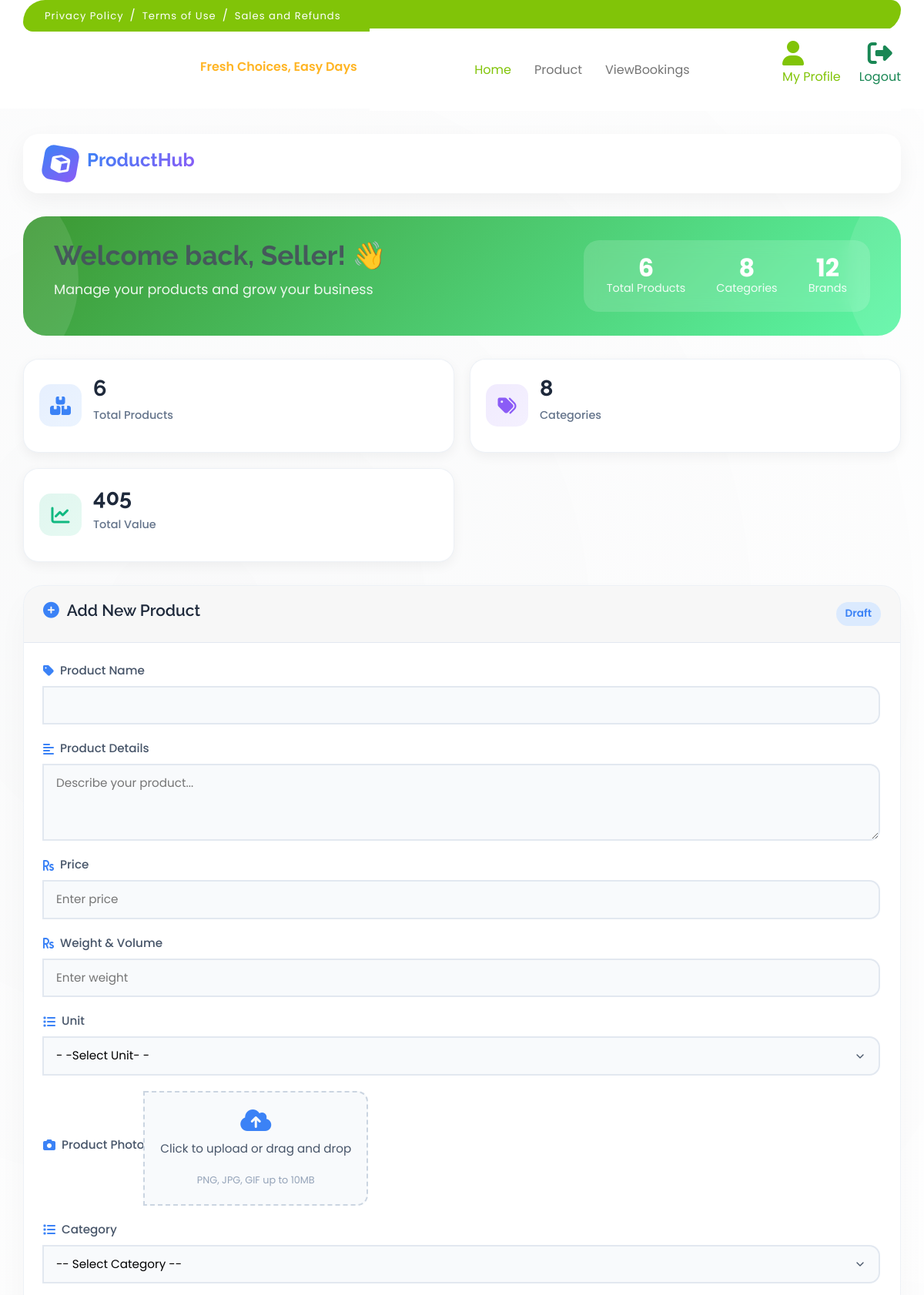
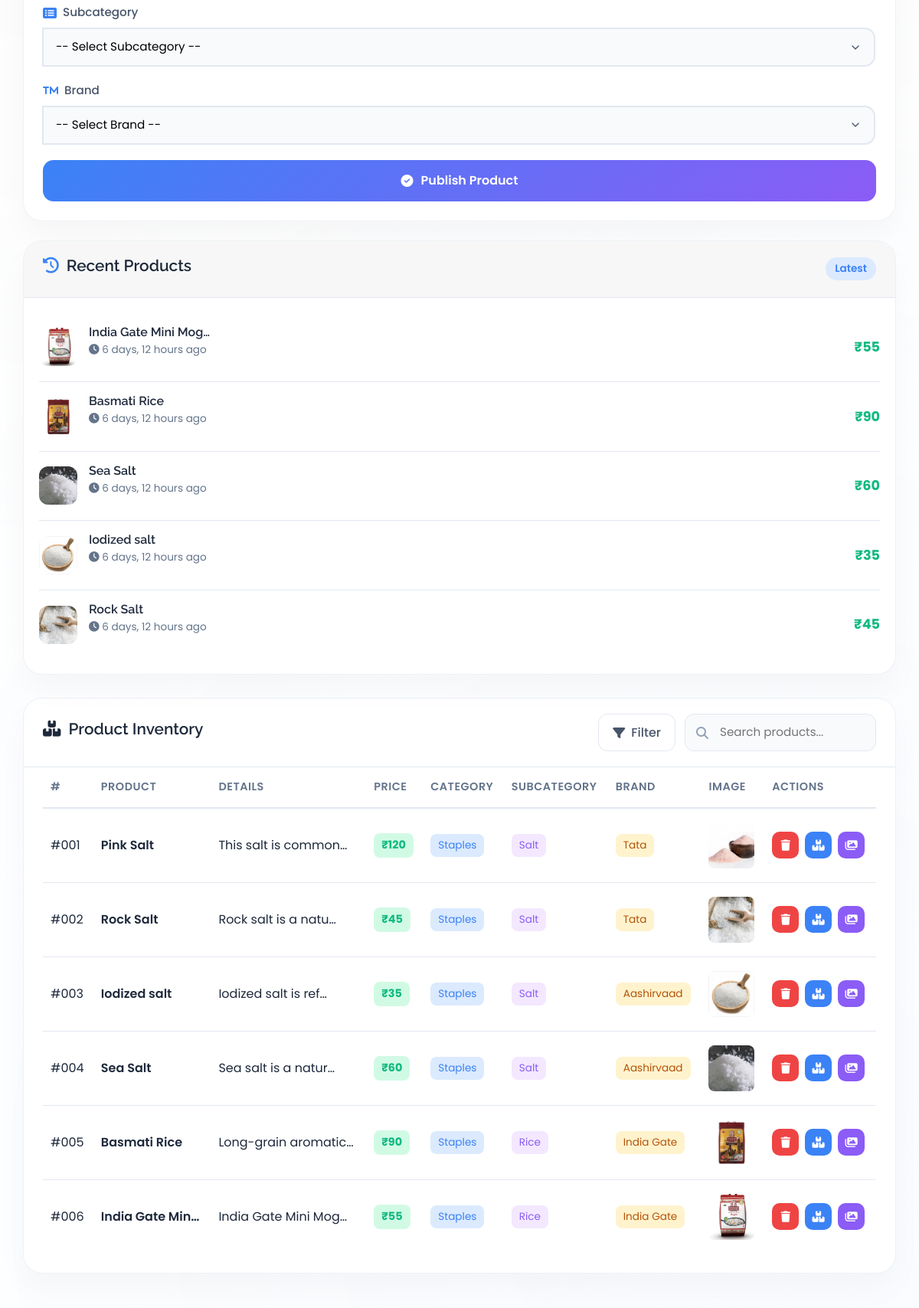
The page /Seller/Product/ (signed in, upper part) on the database its author committed (2 pictures, top to bottom).
### Seller/models.py (models this page shows)
class tbl_product(models.Model):
    UNIT= [
    ('kg', 'Kilogram'),   # weight
    ('g', 'Gram'),        # weight
    ('l', 'Litre'),       # volume
    ('ml', 'Millilitre'), # volume
]
    product_name=models.CharField(max_length=50)
    product_details=models.CharField(max_length=60)
    product_price=models.IntegerField(max_length=50)
    product_photo=models.FileField(upload_to ='Assets/ProductDocs')
    product_weight = models.IntegerField(null=True)
    weight_unit = models.CharField(max_length=10, choices=UNIT,null=True,blank=True)
    subcategory=models.ForeignKey(tbl_subcategory,on_delete=models.CASCADE)
    brand=models.ForeignKey(tbl_brand,on_delete=models.CASCADE)
    seller=models.ForeignKey(tbl_seller,on_delete=models.CASCADE)
    created_at = models.DateTimeField(auto_now_add=True, null=True, blank=True)

### Admin/models.py (models this page shows)
class tbl_subcategory(models.Model):
    subcategory_name=models.CharField(max_length=50)
    category=models.ForeignKey(tbl_category,on_delete=models.CASCADE)

class tbl_category(models.Model):
    category_name=models.CharField(max_length=50)

class tbl_brand(models.Model):
    brand_name=models.CharField(max_length=50)

### Seller/views.py (the view)
# urls.py: path('Product/',views.Product,name="Product"),
def Product(request):
        sellerdata=tbl_seller.objects.get(id=request.session['sid'])
        subcategorydata=tbl_subcategory.objects.all()
        categorydata=tbl_category.objects.all()
        branddata=tbl_brand.objects.all()
        productdata = tbl_product.objects.filter(seller=sellerdata)
        total_value = productdata.aggregate(total=Sum('product_price'))['total'] or 0
        recent_products = productdata.order_by('-id')[:5]
        if request.method=="POST":
                brand=tbl_brand.objects.get(id=request.POST.get("sel_brand"))
                subcategory=tbl_subcategory.objects.get(id=request.POST.get("sel_subcategory"))
                name=request.POST.get("txt_productname")
                details=request.POST.get("txt_productdetails")
                photo=request.FILES.get("txt_photo")
                price=request.POST.get("txt_price")
                weight=request.POST.get("txt_weight")
                unit=request.POST.get("sel_unit")
                tbl_product.objects.create(product_name=name,product_details=details,product_price=price,product_photo=photo,subcategory=subcategory,brand=brand,seller=sellerdata,product_weight=weight, weight_unit=unit)
                return render(request,"Seller/Product.html",{'msg':"Data inserted"})
        else:
                return render(request,"Seller/Product.html",{'subcategorydata':subcategorydata,'categorydata':categorydata,'branddata':branddata,'sellerdata':sellerdata,'productdata':productdata,'recent_products':recent_products,'total_value':total_value})

### Seller/Templates/Seller/Product.html (shortened to what this page needs)
{% extends 'Seller/Head.html' %}
{% load static %}
{% block content %}
<br><br><br><br>
<!DOCTYPE html>
<html lang="en">
<head>
    <link rel="stylesheet" href="https://cdnjs.cloudflare.com/ajax/libs/font-awesome/6.4.0/css/all.min.css">
</head>
<body>
    <div class="dashboard">
        <div class="top-nav">
            <div class="logo-area">
                <div class="logo-icon">
                    <i class="fas fa-cube"></i>
                </div>
                <div class="logo-text">
                    <h2>ProductHub</h2>
                </div>
            </div>
        </div>
        <div class="welcome-banner">
            <div class="welcome-text">
                <h1>Welcome back, Seller! 👋</h1>
                <p>Manage your products and grow your business</p>
            </div>
            <div class="welcome-stats">
                <div class="stat-item">
                    <div class="stat-number">{{ productdata|length|default:"0" }}</div>
                    <div class="stat-label">Total Products</div>
                </div>
                <div class="stat-item">
                    <div class="stat-number">{{ categorydata|length|default:"0" }}</div>
                    <div class="stat-label">Categories</div>
                </div>
                <div class="stat-item">
                    <div class="stat-number">{{ branddata|length|default:"0" }}</div>
                    <div class="stat-label">Brands</div>
                </div>
            </div>
        </div>
        <div class="stats-grid">
            <div class="stat-card">
                <div class="stat-icon blue">
                    <i class="fas fa-boxes"></i>
                </div>
                <div class="stat-info">
                    <h3>{{ productdata|length|default:"0" }}</h3>
                    <p>Total Products</p>
                </div>
            </div>
            <div class="stat-card">
                <div class="stat-icon purple">
                    <i class="fas fa-tags"></i>
                </div>
                <div class="stat-info">
                    <h3>{{ categorydata|length|default:"0" }}</h3>
                    <p>Categories</p>
                </div>
            </div>
            <div class="stat-card">
                <div class="stat-icon green">
                    <i class="fas fa-chart-line"></i>
                </div>
                <div class="stat-info">
                    <h3>
                        {{total_value}}
                    </h3>
                    <p>Total Value</p>
                </div>
            </div>
        </div>
        <form action="" method="post" enctype="multipart/form-data">
            <div class="content-grid">
                <div class="form-card">
                    <div class="card-header">
                        <h3>
                            <i class="fas fa-plus-circle"></i>
                            Add New Product
                        </h3>
                        <span class="status-badge">Draft</span>
                    </div>
                    <div class="form-body">
                        <div class="input-group">
                            <div class="input-label">
                                <i class="fas fa-tag"></i>
                                <span>Product Name</span>
                            </div>
                            <input type="text" name="txt_productname" class="input-field"  required>
                        </div>
                        <div class="input-group">
                            <div class="input-label">
                                <i class="fas fa-align-left"></i>
                                <span>Product Details</span>
                            </div>
                            <textarea name="txt_productdetails" class="input-field textarea-field" placeholder="Describe your product..." required></textarea>
                        </div>
                        <div class="input-group">
                            <div class="input-label">
                                <i class="fas fa-rupee-sign"></i>
                                <span>Price</span>
                            </div>
                            <input type="text" name="txt_price" class="input-field" placeholder="Enter price" required>
                        </div>
                        <div class="input-group">
                            <div class="input-label">
                                <i class="fas fa-rupee-sign"></i>
                                <span>Weight & Volume</span>
                            </div>
                            <input type="text" name="txt_weight" class="input-field" placeholder="Enter weight" required>
                        </div>
                        <div class="input-group">
                            <div class="input-label">
                                <i class="fas fa-list"></i>
                                <span>Unit</span>
                            </div>
                            <select name="sel_unit"class="input-field select-field" required>
                                <option value="">- -Select Unit- -</option>
                            </select>
                        </div>
                        <div class="input-group">
                            <div class="input-label">
                                <i class="fas fa-camera"></i>
                                <span>Product Photo</span>
                            </div>
                            <div class="file-upload-area">
                                <i class="fas fa-cloud-upload-alt"></i>
                                <p>Click to upload or drag and drop</p>
                                <small>PNG, JPG, GIF up to 10MB</small>
                            </div>
                        </div>
                        <div class="input-group">
                            <div class="input-label">
                                <i class="fas fa-list"></i>
                                <span>Category</span>
                            </div>
                            <select name="sel_category" id="sel_category" class="input-field select-field" required>
                                <option value="">-- Select Category --</option>
                            </select>
                        </div>
                        <div class="input-group">
                            <div class="input-label">
                                <i class="fas fa-list-alt"></i>
                                <span>Subcategory</span>
                            </div>
                            <select name="sel_subcategory" id="sel_subcategory" class="input-field select-field" required>
                                <option value="">-- Select Subcategory --</option>
                            </select>
                        </div>
                        <div class="input-group">
                            <div class="input-label">
                                <i class="fas fa-trademark"></i>
                                <span>Brand</span>
                            </div>
                            <select name="sel_brand" class="input-field select-field" required>
                                <option value="">-- Select Brand --</option>
                            </select>
                        </div>
                        <button type="submit" class="submit-btn">
                            <i class="fas fa-check-circle"></i>
                            Publish Product
                        </button>
                    </div>
                </div>
                <div class="recent-card">
                    <div class="card-header">
                        <h3>
                            <i class="fas fa-history"></i>
                            Recent Products
                        </h3>
                        <span class="status-badge">Latest</span>
                    </div>
                    <div class="recent-list">
                        {% if recent_products %}
                            {% for i in recent_products|slice:":5" %}
                            <div class="recent-item">
                                <img src="{{i.product_photo.url}}" alt="{{i.product_name}}" class="recent-img">
                                <div class="recent-info">
                                    <h4>{{i.product_name|truncatechars:20}}</h4>
                                    <p><i class="fas fa-clock"></i> {{ i.created_at|timesince }} ago</p>
                                </div>
                                <div class="recent-price">₹{{i.product_price}}</div>
                            </div>
                            {% endfor %}
                        {% else %}
                            <div style="text-align: center; padding: 30px; color: #94a3b8;">
                                <i class="fas fa-box-open" style="font-size: 3rem; margin-bottom: 15px;"></i>
                                <p>No products added yet</p>
                            </div>
                        {% endif %}
                    </div>
                </div>
            </div>
            <div class="table-section">
                <div class="table-header">
                    <h3>
                        <i class="fas fa-boxes"></i>
                        Product Inventory
                    </h3>
                    <div class="table-actions">
                        <div class="filter-btn">
                            <i class="fas fa-filter"></i>
                            Filter
                        </div>
                        <div class="search-wrapper">
                            <i class="fas fa-search"></i>
                            <input type="text" id="productSearch" placeholder="Search products...">
                        </div>
                    </div>
                </div>
                <div class="table-responsive">
                    <table class="product-table">
                        <thead>
                            <tr>
                                <th>#</th>
                                <th>Product</th>
                                <th>Details</th>
                                <th>Price</th>
                                <th>Category</th>
                                <th>Subcategory</th>
                                <th>Brand</th>
                                <th>Image</th>
                                <th>Actions</th>
                            </tr>
                        </thead>
                        <tbody>
                            {% for i in productdata %}
                            <tr>
                                <td>#{{ forloop.counter|stringformat:"03d" }}</td>
                                <td>
                                    <div class="product-info">
                                        <span class="product-name">{{i.product_name|truncatechars:15}}</span>
                                    </div>
                                </td>
                                <td>{{i.product_details|truncatechars:20}}</td>
                                <td><span class="price-tag">₹{{i.product_price}}</span></td>
                                <td><span class="category-tag">{{i.subcategory.category.category_name}}</span></td>
                                <td><span class="subcategory-tag">{{i.subcategory.subcategory_name}}</span></td>
                                <td><span class="brand-tag">{{i.brand.brand_name}}</span></td>
                                <td>
                                    <img src="{{i.product_photo.url}}" alt="{{i.product_name}}" style="width: 60px; height: 60px; border-radius: 8px; object-fit: cover;">
                                </td>
                                <td>
                                    <div class="action-group">
                                        <a href="{% url 'Seller:delproduct' i.id %}" class="action-icon delete" onclick="return confirm('Are you sure you want to delete this product?')">
                                            <i class="fas fa-trash"></i>
                                        </a>
                                        <a href="{% url 'Seller:Stock' i.id %}" class="action-icon stock">
                                            <i class="fas fa-boxes"></i>
                                        </a>
                                        <a href="{% url 'Seller:Gallery' i.id %}" class="action-icon gallery">
                                            <i class="fas fa-images"></i>
                                        </a>
                                    </div>
                                </td>
                            </tr>
                            {% endfor %}
                        </tbody>
                    </table>
                </div>
            </div>
        </form>
    </div>
</body>
</html>
{% endblock content %}

### rows shown on the page
tbl_product: product_photo (picture), product_name "India Gate Mini Mog…", created_at "6 days, 12 hours", product_price "55", product_name "India Gate Min…", product_details "India Gate Mini Mog…", subcategory.category.category_name "Staples", subcategory.subcategory_name "Rice", brand.brand_name "India Gate"
tbl_product: product_photo (picture), product_name "Basmati Rice", created_at "6 days, 12 hours", product_price "90", product_details "Long-grain aromatic…", subcategory.category.category_name "Staples", subcategory.subcategory_name "Rice", brand.brand_name "India Gate"
tbl_product: product_photo (picture), product_name "Sea Salt", created_at "6 days, 12 hours", product_price "60", product_details "Sea salt is a natur…", subcategory.category.category_name "Staples", subcategory.subcategory_name "Salt", brand.brand_name "Aashirvaad"
tbl_product: product_photo (picture), product_name "Iodized salt", created_at "6 days, 12 hours", product_price "35", product_details "Iodized salt is ref…", subcategory.category.category_name "Staples", subcategory.subcategory_name "Salt", brand.brand_name "Aashirvaad"
tbl_product: product_photo (picture), product_name "Rock Salt", created_at "6 days, 12 hours", product_price "45", product_details "Rock salt is a natu…", subcategory.category.category_name "Staples", subcategory.subcategory_name "Salt", brand.brand_name "Tata"
tbl_product: product_name "Pink Salt", product_details "This salt is common…", product_price "120", subcategory.category.category_name "Staples", subcategory.subcategory_name "Salt", brand.brand_name "Tata", product_photo (picture)

### other values the page prints
{{ productdata|length|default:"0" }} "6"
{{ categorydata|length|default:"0" }} "8"
{{ branddata|length|default:"0" }} "12"
{{ total_value }} "405"
